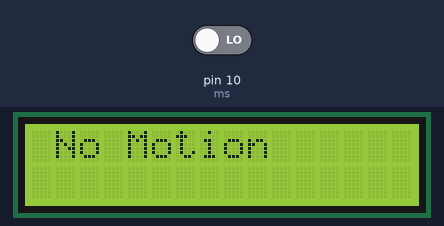
Bench run of a sketch on a simulated Arduino Uno, built with avr-gcc and run on an emulated ATmega328P. Parts: 16×2 character LCD. Inputs (shaded band) come from the test bench; at power-on: pin 10 (ms) LOW.

Above: at 1.2 s.
1.3 s: pin 10 (ms) driven HIGH
At 2.5 s:
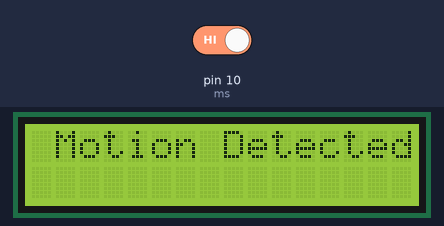
2.8 s: pin 10 (ms) driven LOW
At 3.6 s:
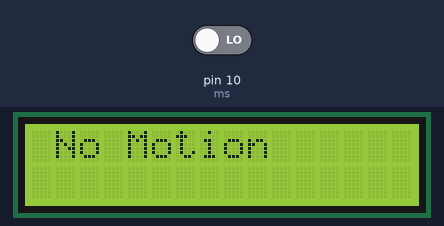
Timing chart, 0 to 5.8 s (numbered marks = the images above; inputs shaded):
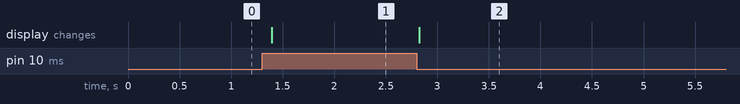

Measured:
- after the input at 1.3 s, the display: changes after 0.10 s (image 1)
- after the input at 2.8 s, the display: changes at once (image 2)

The sketch:

15.PIRandLCD_jul31.ino
```cpp
#include<LiquidCrystal.h> // library
LiquidCrystal lcd(2,3,4,5,6,7); // pin order
int ms = 10;


void setup() {
  lcd.begin(16, 2); // 16 columns and 2 rows for the lcd screen
  pinMode(ms, INPUT);


}

void loop() {
  int data = digitalRead(ms);

  if(data == 1 )
  {
    lcd.setCursor(1,0);
    lcd.print("Motion Detected");

  }
  else
  {
    lcd.setCursor(1,0);
    lcd.print("No Motion        ");

  }


  delay(100);

}
```
